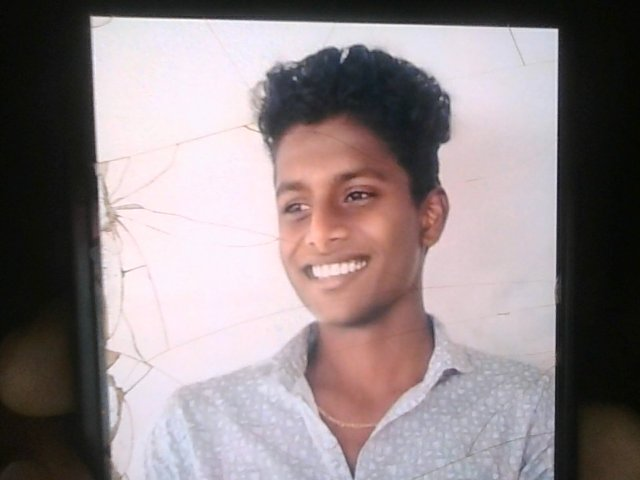
#> input picture dataset/71312210/1.jpg, 640 x 480 px; its folder holds only this picture in this run
$ python face_train.py
#> lines starting #> are read from the running program, lines starting #| are printed output that depends on the picture
import os
import cv2
import numpy as np
import pickle

def train_model():
    dataset_dir = os.path.join(os.path.dirname(os.path.abspath(__file__)), "..", "dataset")

    if not os.path.exists(dataset_dir):
        print(f"[ERROR] Dataset directory not found at {dataset_dir}")
        return

    print("\n[INFO] Training faces using LBPH. Please wait...")

    recognizer = cv2.face.LBPHFaceRecognizer_create()
    face_detector = cv2.CascadeClassifier(cv2.data.haarcascades + 'haarcascade_frontalface_default.xml')

    faces = []
    ids = []
    id_map = {} # Maps numeric ID to userId string
    current_id = 0

    # Loop over each user folder in the dataset directory
    for user_id in os.listdir(dataset_dir):
        user_dir = os.path.join(dataset_dir, user_id)

        if not os.path.isdir(user_dir):
            continue

        print(f"[INFO] Processing user: {user_id}")
        id_map[current_id] = user_id

        for image_name in os.listdir(user_dir):
            image_path = os.path.join(user_dir, image_name)

            if not image_path.lower().endswith(('.png', '.jpg', '.jpeg')):
                continue

            # Load image and convert to grayscale
            img = cv2.imread(image_path)
#> img is the input picture: shape (480, 640, 3); mean B, G, R 134.4, 132.1, 143.2
            gray = cv2.cvtColor(img, cv2.COLOR_BGR2GRAY)
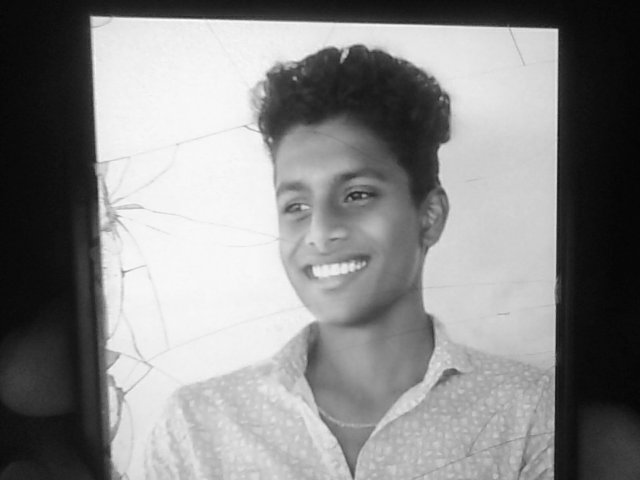
#> gray: shape (480, 640); min 5, max 255, mean 135.7

            # Detect faces in the training image
            detected_faces = face_detector.detectMultiScale(gray, 1.1, 5)
#> detected_faces = [[235, 128, 183, 183]]

            for (x, y, w, h) in detected_faces:
                faces.append(gray[y:y+h, x:x+w])
                ids.append(current_id)
#> this loop made 1 pass
#> after the loop, faces = 1 item; ids = [0]

        current_id += 1
#> pass 2 of the loop in train_model, `for user_id in os.listdir(dataset_dir):`:
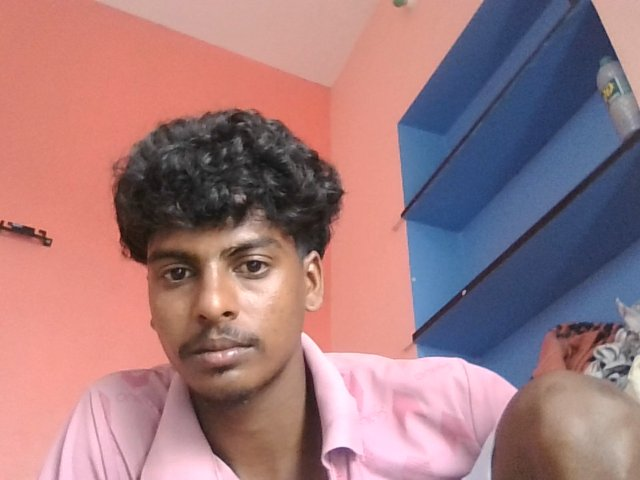
#> input picture dataset/713122104028/1.jpg, 640 x 480 px
#> in train_model, img is the input picture: shape (480, 640, 3); mean B, G, R 125.8, 121.6, 160.8
#> in train_model, `gray = cv2.cvtColor(img, cv2.COLOR_BGR2GRAY)`:
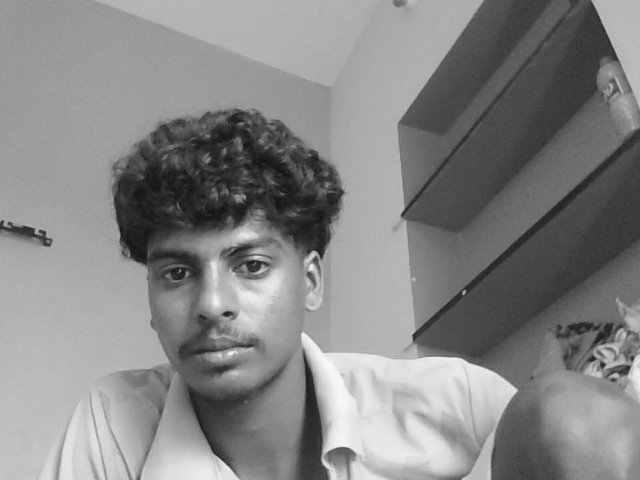
#> gray: shape (480, 640); min 17, max 249, mean 133.8
#> detected_faces = [[112, 188, 207, 207]]
#> the loop in train_model, `for (x, y, w, h) in detected_faces:` made 1 pass
#> after the loop in train_model, `for (x, y, w, h) in detected_faces:`: faces = 2 items; ids = [0, 1]

    if len(faces) == 0:
        print("[ERROR] No face data found to train.")
        return

    print(f"[INFO] Training on {len(faces)} face samples...")
#> (printed output is left out)
    recognizer.train(faces, np.array(ids))

    # Save the model and the name map
    model_path = os.path.join(os.path.dirname(os.path.abspath(__file__)), "trainer.yml")
    labels_path = os.path.join(os.path.dirname(os.path.abspath(__file__)), "labels.pickle")

    recognizer.write(model_path)
    with open(labels_path, "wb") as f:
        pickle.dump(id_map, f)

    print(f"[INFO] Training finished model saved to {model_path}")

if __name__ == "__main__":
    train_model()
